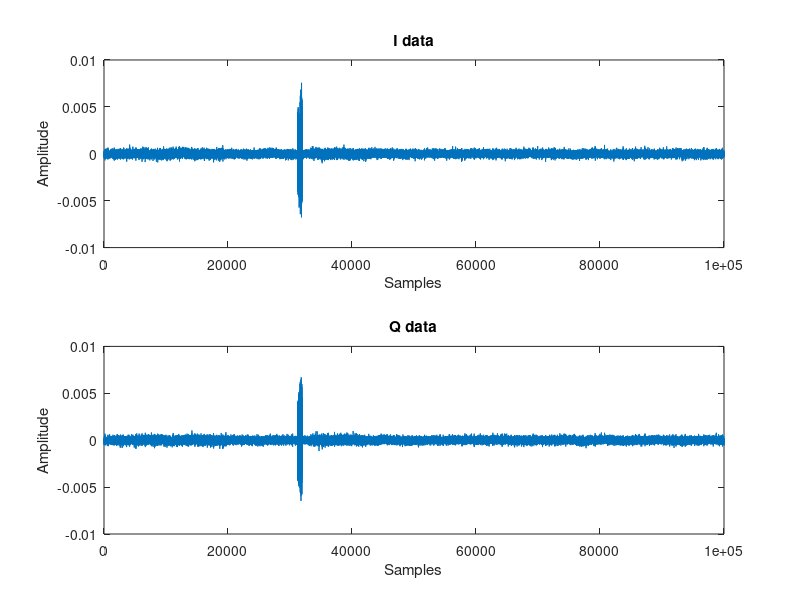
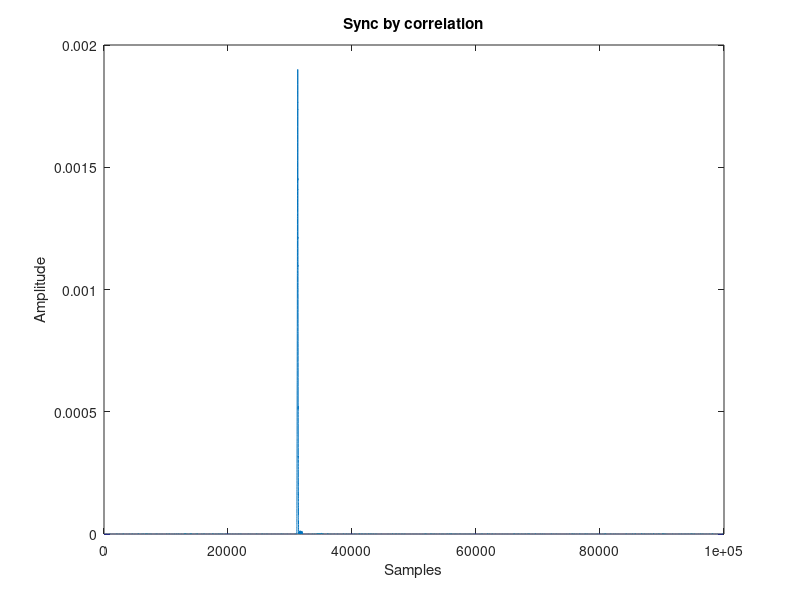
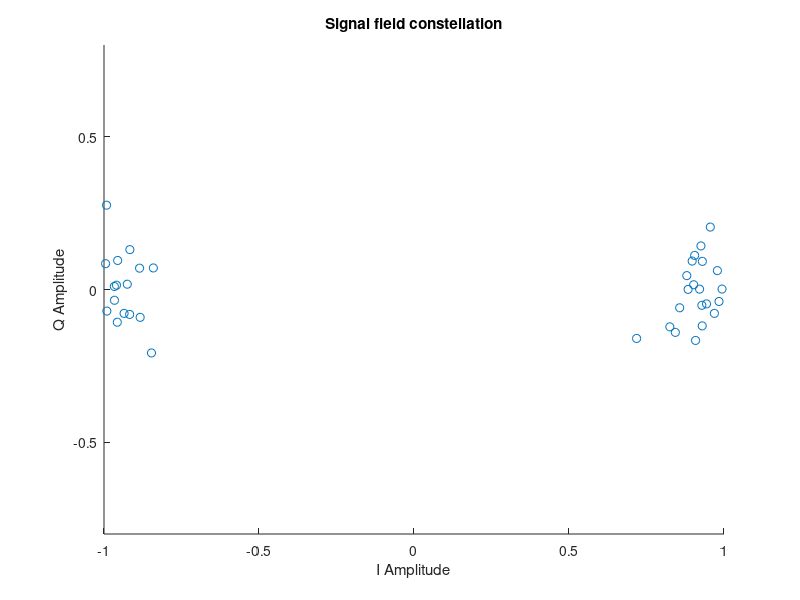

MATLAB code for these plots, in order: (Note: this script raises an error after producing the figures.)
clear all,
%I = load('I_OFDM1.txt').';
%Q = load('Q_OFDM1.txt').';
I = load('Real.txt').';
Q = load('Imag.txt').';
figure(1),subplot(2,1,1),plot(I),title('I data'),xlabel('Samples'),ylabel('Amplitude');
hold on, subplot(2,1,2),plot(Q),title('Q data'),xlabel('Samples'),ylabel('Amplitude');
Y = I + sqrt(-1)*Q;
fs = 20*10^6;
Ts = 1/fs; %duration
%sync by using ST
STLength = 20*8; %short training
J = zeros(1,length(Y)-STLength+1);
R = zeros(1,length(Y)-STLength+1);
M = zeros(1,length(Y)-STLength+1);
for l = 0:length(Y)-STLength
    r1 = Y(l+1:l+144);
    r2 = Y(l+17:l+160);
    r3 = Y(l+1:l+160);
    J(l+1) = sum(conj(r1).*(r2));
    R(l+1) = sum(abs(r3).^2);
    M(l+1)=(abs(J(l+1)).^2)/R(l+1);
end
[mx,idx] = max(abs(M));
Cor = abs(M);
figure(2),plot(Cor),title('Sync by correlation'),xlabel('Samples'),ylabel('Amplitude');%correlation output
%CFO by using LT
GILength = 20*1.6; %GI
LTLength = 20*(8-1.6); %long training
r4 = Y(idx+192+64:idx+192+64+63);
r5 = Y(idx+192:idx+192+63);
Ylong = sum((r4).*conj(r5));
CFO = angle(Ylong)*fs/(pi*128);
YCFO=exp(-1*sqrt(-1)*2*pi*CFO*Ts*(0:(length(Y)-1))) .*Y; %CFO Correction data
%channel estimation 
ylt1 = YCFO(idx+192:idx+192+63); %rec long training 1 seq
ylt2 = YCFO(idx+192+64:idx+192+64+63); %rec long training 2 seq
%FFT to freq domain
YLT1 = fft(ylt1);
YLT2 = fft(ylt2);
%removing padding
l_YLT1 = YLT1(2:27);
u_YLT1 = YLT1(39:64);
YLT1_Rm = [l_YLT1,u_YLT1];
l_YLT2 = YLT2(2:27);
u_YLT2 = YLT2(39:64);
YLT2_Rm = [l_YLT2,u_YLT2];
Xlt_minus = [1,1,-1,-1,1,1,-1,1,-1,1,1,1,1,1,1,-1,-1,1,1,-1,1,-1,1,1,1,1];
Xlt_plus = [1,-1,-1,1,1,-1,1,-1,1,-1,-1,-1,-1,-1,1,1,-1,-1,1,-1,1,-1,1,1,1,1]; %long traing seq
Xlt = [Xlt_plus,Xlt_minus];
Hls = 0.5*1./Xlt.*(YLT1_Rm+YLT2_Rm);
%signal field
Y_Sig = YCFO(idx+160*2+16:idx+160*2+16+63);
FFT_YSig = fft(Y_Sig);
%removing padding
l_FFT_YSig = FFT_YSig(2:27);
u_FFT_YSig = FFT_YSig(39:64);
FFT_YSig_RmPd = [l_FFT_YSig,u_FFT_YSig];
%channel equalization
YSig_uncomp = FFT_YSig_RmPd./Hls;
%pilots (+-7,+-21)
Pilot_Seq = [1,-1,1,1];
idx_Pilots = [7,21,32,46];
Y_OFDM_comp = YSig_uncomp(idx_Pilots)./Pilot_Seq;
Y_OFDM_comp = Y_OFDM_comp./abs(Y_OFDM_comp);
YSig_comp_avg = mean(Y_OFDM_comp);
YSig_res_comp = YSig_uncomp*conj(YSig_comp_avg);
figure(3),scatter(real(YSig_res_comp),imag(YSig_res_comp)),title('Signal field constellation'),xlabel('I Amplitude'),ylabel('Q Amplitude'); 
axis([-1,1,-0.8,0.8]);%constellation
%demodulate signal field with BPSK
%remove pilots
YSig_res_comp(idx_Pilots)=[];
idx_bpsk1 = find(real(YSig_res_comp)>=0);
idx_bpsk0 = find(real(YSig_res_comp)<0);
YSig_res_comp(idx_bpsk1)=1;
YSig_res_comp(idx_bpsk0)=0;
YSig_res_comp = [YSig_res_comp(25:end),YSig_res_comp(1:24)];
%deinterleaving
N = length(YSig_res_comp);
s = 1;
j = 0:N-1;
i = s*floor(j/s)+mod((j+floor(16*j/N)),s);
k = 16*i-(N-1)*floor(16*i/N);%index
[B,I] = sort(k);
m = 1:N-1;
YSig_deinterlv = zeros(1,N);
YSig_deinterlv(m) = YSig_res_comp(I(m));
%viterbi decoding
trellis = poly2trellis(7,[133,171]);
YSig_bits = vitdec(YSig_deinterlv,trellis,24,'term','hard');
RATE = YSig_bits(1:4);%rate
LENGTH = YSig_bits(6:17);%length
Signal_Tail = YSig_bits(19:end);%tail 6'0'
if Signal_Tail ~= zeros(1,6)
   disp('signal field does not match');
elseif RATE == [1,1,0,1]
   disp('BPSK with 1/2 coding rate');
   disp(['OFDM length (octets): ',num2str(bi2de(LENGTH))]);
   ModSchm = 1;
   CodRate = 1/2;
   NBPSC = 1;
   NCBPS = 48;
   NDBPS = NCBPS*CodRate;
elseif RATE == [1,1,1,1]
   disp('BPSK with 3/4 coding rate');
   disp(['OFDM length (octets): ',num2str(bi2de(LENGTH))]); 
   ModSchm = 1;
   CodRate = 3/4;
   NBPSC = 1;
   NCBPS = 48;
   NDBPS = NCBPS*CodRate;
elseif RATE == [0,1,0,1]
   disp('QPSK with 1/2 coding rate');
   disp(['OFDM length (octets): ',num2str(bi2de(LENGTH))]); 
   ModSchm = 2;
   CodRate = 1/2;
   NBPSC = 2;
   NCBPS = 96;
   NDBPS = NCBPS*CodRate;
elseif RATE == [0,1,1,1]
   disp('QPSK with 3/4 coding rate');
   disp(['OFDM length (octets): ',num2str(bi2de(LENGTH))]);
   ModSchm = 2;
   CodRate = 3/4;
   NBPSC = 2;
   NCBPS = 96;
   NDBPS = NCBPS*CodRate;
elseif RATE == [1,0,0,1]
   disp('16QAM with 1/2 coding rate');
   disp(['OFDM length (octets): ',num2str(bi2de(LENGTH))]); 
   ModSchm = 3;
   CodRate = 1/2;
   NBPSC = 4;
   NCBPS = 192;
   NDBPS = NCBPS*CodRate;
elseif RATE == [1,0,1,1]
   disp('16QAM with 3/4 coding rate');
   disp(['OFDM length (octets): ',num2str(bi2de(LENGTH))]); 
   ModSchm = 3;
   CodRate = 3/4;
   NBPSC = 4;
   NCBPS = 192;
   NDBPS = NCBPS*CodRate;
elseif RATE == [0,0,0,1]
   disp('64QAM with 2/3 coding rate');
   disp(['OFDM length (octets): ',num2str(bi2de(LENGTH))]); 
   ModSchm = 4;
   CodRate = 2/3;
   NBPSC = 6;
   NCBPS = 288;
   NDBPS = NCBPS*CodRate;
elseif RATE == [0,0,1,1]
   disp('64QAM with 3/4 coding rate');
   disp(['OFDM length (octets): ',num2str(bi2de(LENGTH))]);
   ModSchm = 4;
   CodRate = 3/4;
   NBPSC = 6;
   NCBPS = 288;
   NDBPS = NCBPS*CodRate;
else
    disp('no match scheme');
end
%Data field
N_Oct = bi2de(LENGTH);%no of octets
N_PSDUbits = 8*N_Oct;%no of message bits
N_OFDM = ceil((N_PSDUbits+22)/NDBPS);%no of OFDM blocks
Y_OFDMData = YCFO(idx+160*2+80:idx+160*2+80+80*N_OFDM-1);
%fft 
Y_OFDMData = reshape(Y_OFDMData,[80,N_OFDM]);
%remove GI
Y_OFDMData(1:16,:) = [];
Y_OFDMDATA = fft((Y_OFDMData));
%remove padding
l_YOFDM = Y_OFDMDATA(2:27,:);
u_YOFDM = Y_OFDMDATA(39:64,:);
Y_OFDM_Rm = [l_YOFDM;u_YOFDM];
Y_OFDM_uncomp = Y_OFDM_Rm./Hls.';
figure(4),plot(Y_OFDM_uncomp(:),'o'),title('OFDM Data constellation'),xlabel('I Amplitude'),ylabel('Q Amplitude'); 
%pilots (+-7,+-21)
Pilot_SeqBase = [1,-1,1,1].';
%58 ofdm blocks correspond to 58 polarities
Pilot_polarity = [1,1,1,-1,-1,-1,1,-1,-1,-1,-1,1,1,-1,1,-1,-1,1,1,-1,1,1,-1,1,1,1,1,1,1,-1,1,1,1,-1,1,1,-1,-1,1,1,1,-1,1,-1,-1,-1,1,-1,1,-1,-1,1,-1,-1,1,1,1,1];
Pilot_OFDM = zeros(4,N_OFDM);
for i = 1:N_OFDM
    Pilot_OFDM(:,i) = Pilot_SeqBase.*Pilot_polarity(i);
end
idx_Pilots = [7,21,32,46];
%residual compensation
Y_OFDM_comp = Y_OFDM_uncomp(idx_Pilots,:)./Pilot_OFDM;
Y_OFDM_comp = Y_OFDM_comp./abs(Y_OFDM_comp);
Y_OFDM_comp_avg = mean(Y_OFDM_comp);
Y_OFDM_res_comp = Y_OFDM_uncomp.*repmat(conj(Y_OFDM_comp_avg),52,1);
%remove pilots
Y_OFDM_res_comp(idx_Pilots,:)=[];
Y_OFDM_res_comp = [Y_OFDM_res_comp(25:end,:);Y_OFDM_res_comp(1:24,:)];
figure(5),plot(Y_OFDM_res_comp(:),'o'),title('OFDM Data constellation'),xlabel('I Amplitude'),ylabel('Q Amplitude'); 
%demodulate (1:BPSK,2:QPSK,3:16QAM,4:64QAM)
switch ModSchm
    case 1 %BPSK
        idx_bpsk1 = find(real(Y_OFDM_res_comp)>=0);
        idx_bpsk0 = find(real(Y_OFDM_res_comp)<0);
        Y_OFDM_res_comp(idx_bpsk1)=1;
        Y_OFDM_res_comp(idx_bpsk0)=0;
    case 2 %QPSK
        p01 = [-1,1];
        p11 = [1,1];
        p00 = [-1,-1];
        p10 = [1,-1];
        p_QPSK = [p01;p11;p00;p10];
        bit_QPSK = [0,1;1,1;0,0;1,0];
        Y_OFDM_demo = [];
         for i = 1:N_OFDM %ofdm index
            for k = 1:48 %subcarrier index
                p_OFDM = [real(Y_OFDM_res_comp(k,i)),imag(Y_OFDM_res_comp(k,i))]./(1/sqrt(2));
                for j = 1:4
                    dist(j) = norm(p_OFDM-p_QPSK(j,:));
                end
                [mindist,minidx] = min(dist);
                Y_OFDM_demo1 = bit_QPSK(minidx,:);
                Y_OFDM_demo = [Y_OFDM_demo,Y_OFDM_demo1];
            end
        end
    case 3 %16QAM
        p_16QAM = [-3,3;-1,3;-3,1;-1,1;1,3;3,3;1,1;3,1;-3,-1;-1,-1;-3,-3;-1,-3;1,-1;3,-1;1,-3;3,-3];
        bit_16QAM = [0,0,1,0;0,1,1,0;0,0,1,1;0,1,1,1;1,1,1,0;1,0,1,0;1,1,1,1;1,0,1,1;0,0,0,1;0,1,0,1;0,0,0,0;0,1,0,0;1,1,0,1;1,0,0,1;1,1,0,0;1,0,0,0];
        Y_OFDM_demo = [];
         for i = 1:N_OFDM %ofdm index
            for k = 1:48 %subcarrier index
                p_OFDM = [real(Y_OFDM_res_comp(k,i)),imag(Y_OFDM_res_comp(k,i))]./(1/sqrt(10));
                for j = 1:16
                    dist(j) = norm(p_OFDM-p_16QAM(j,:));
                end
                [mindist,minidx] = min(dist);
                Y_OFDM_demo1 = bit_16QAM(minidx,:);
                Y_OFDM_demo = [Y_OFDM_demo,Y_OFDM_demo1];
            end
         end
    case 4 %64QAM
        p_64QAM = [-7,7;-5,7;-3,7;-1,7;-7,5;-5,5;-3,5;-1,5;-7,3;-5,3;-3,3;-1,3;-7,1;-5,1;-3,1;-1,1;1,7;3,7;5,7;7,7;1,5;3,5;5,5;7,5;1,3;3,3;5,3;7,3;1,1;3,1;5,1;7,1;-7,-1;-5,-1;-3,-1;-1,-1;-7,-3;-5,-3;-3,-3;-1,-3;-7,-5;-5,-5;-3,-5;-1,-5;-7,-7;-5,-7;-3,-7;-1,-7;1,-1;3,-1;5,-1;7,-1;1,-3;3,-3;5,-3;7,-3;1,-5;3,-5;5,-5;7,-5;1,-7;3,-7;5,-7;7,-7];
        bit_64QAMup = [0,0,0,1,0,0;0,0,1,1,0,0;0,1,1,1,0,0;0,1,0,1,0,0;0,0,0,1,0,1;0,0,1,1,0,1;0,1,1,1,0,1;0,1,0,1,0,1;0,0,0,1,1,1;0,0,1,1,1,1;0,1,1,1,1,1;0,1,0,1,1,1;0,0,0,1,1,0;0,0,1,1,1,0;0,1,1,1,1,0;0,1,0,1,1,0;1,1,0,1,0,0;1,1,1,1,0,0;1,0,1,1,0,0;1,0,0,1,0,0;1,1,0,1,0,1;1,1,1,1,0,1;1,0,1,1,0,1;1,0,0,1,0,1;1,1,0,1,1,1;1,1,1,1,1,1;1,0,1,1,1,1;1,0,0,1,1,1;1,1,0,1,1,0;1,1,1,1,1,0;1,0,1,1,1,0;1,0,0,1,1,0;];
        bit_64QAMdown = [0,0,0,0,1,0;0,0,1,0,1,0;0,1,1,0,1,0;0,1,0,0,1,0;0,0,0,0,1,1;0,0,1,0,1,1;0,1,1,0,1,1;0,1,0,0,1,1;0,0,0,0,0,1;0,0,1,0,0,1;0,1,1,0,0,1;0,1,0,0,0,1;0,0,0,0,0,0;0,0,1,0,0,0;0,1,1,0,0,0;0,1,0,0,0,0;1,1,0,0,1,0;1,1,1,0,1,0;1,0,1,0,1,0;1,0,0,0,1,0;1,1,0,0,1,1;1,1,1,0,1,1,;1,0,1,0,1,1;1,0,0,0,1,1;1,1,0,0,0,1;1,1,1,0,0,1;1,0,1,0,0,1;1,0,0,0,0,1;1,1,0,0,0,0;1,1,1,0,0,0;1,0,1,0,0,0;1,0,0,0,0,0];
        bit_64QAM = [bit_64QAMup;bit_64QAMdown];
        Y_OFDM_demo = [];
         for i = 1:N_OFDM %ofdm index
            for k = 1:48 %subcarrier index
                p_OFDM = [real(Y_OFDM_res_comp(k,i)),imag(Y_OFDM_res_comp(k,i))]./(1/sqrt(42));
                for j = 1:64
                    dist(j) = norm(p_OFDM-p_64QAM(j,:));
                end
                [mindist,minidx] = min(dist);
                Y_OFDM_demo1 = bit_64QAM(minidx,:);
                Y_OFDM_demo = [Y_OFDM_demo,Y_OFDM_demo1];
            end
         end
end
Y_OFDM_demo = reshape(Y_OFDM_demo,[NCBPS,N_OFDM]);
%deinterleaving
Y_OFDM_deinterlv = [];
s1 = max(NBPSC/2,1);
j = 0:NCBPS-1;
i = s1*floor(j/s1)+mod((j+floor(16*j/NCBPS)),s1);
k = 16*i-(NCBPS-1)*floor(16*i/NCBPS);%index
[B1,I1] = sort(k);
for a = 1:N_OFDM
    m = 1:NCBPS;
    Y_OFDM_deinterlv1(m) = Y_OFDM_demo(I1(m),a);
    Y_OFDM_deinterlv = [Y_OFDM_deinterlv;Y_OFDM_deinterlv1];
end
%viterbi decoding
Y_OFDM_vit =[];
TBlength = NDBPS;
switch CodRate %puncturing pattern
    case 1/2
        puncpat = [1;1];
    case 2/3
        puncpat = [1;1;1;0];
    case 3/4
        puncpat = [1;1;1;0;0;1];
end
trellis_data = poly2trellis(7,[133,171]);
for b = 1:N_OFDM
    Y_OFDM_bits1 = vitdec(Y_OFDM_deinterlv(b,:),trellis_data,TBlength,'term','hard',puncpat);
    Y_OFDM_vit = [Y_OFDM_vit,Y_OFDM_bits1];
end
%discrambling
%find where to start
initial_state = Y_OFDM_vit(1:7);
scrambler_pattern= [0,0,0,0,1,1,1,0,1,1,1,1,0,0,1,0,1,1,0,0,1,0,0,1,0,0,0,0,0,0,1,0,0,0,1,0,0,1,1,0,0,0,1,0,1,1,1,0,1,0,1,1,0,1,1,0,0,0,0,0,1,1,0,0,1,1,0,1,0,1,0,0,1,1,1,0,0,1,1,1,1,0,1,1,0,1,0,0,0,0,1,0,1,0,1,0,1,1,1,1,1,0,1,0,0,1,0,1,0,0,0,1,1,0,1,1,1,0,0,0,1,1,1,1,1,1,1];
diffSize = length(scrambler_pattern)-length(initial_state);
match = zeros(1,diffSize);
for i = 1:diffSize
    match(i) = all(scrambler_pattern(i:i-1+length(initial_state))==initial_state);
end
match_idx = find(match==1);
%reordered scrambler
if match_idx ~= 1
    scrambler = [scrambler_pattern(match_idx:end),scrambler_pattern(1:match_idx-1)];
else
    scrambler = scrambler_pattern;
end
Len_bits = length(Y_OFDM_vit);
N_scrambler = floor(Len_bits/127);
scrambler_bits = repmat(scrambler,1,N_scrambler);
Left_bits = Len_bits - length(scrambler_bits);
scrambler_bits = [scrambler_bits,scrambler_bits(1:Left_bits)];
OFDM_bits = xor(scrambler_bits,Y_OFDM_vit);
OFDM_bits = double(OFDM_bits);
%string form for later hex conversion
OFDM_bits_char = [];
for i = 1:length(OFDM_bits)
    OFDM_bits_char1 = num2str(OFDM_bits(i));
    OFDM_bits_char = [OFDM_bits_char OFDM_bits_char1];
end
%mac layer
%service bits
service_bits = OFDM_bits(1:16);
%frame control
frame_control1 = OFDM_bits_char(17:17+2*8-1);
TYPE = fliplr(frame_control1(3:4));
subTYPE = fliplr(frame_control1(5:8));
frame_control = bi2hex(frame_control1);
disp(['Frame control: ',frame_control]);
disp(['TYPE: ',TYPE]);
disp(['subTYPE: ',subTYPE]);
%duration
Duration1 = OFDM_bits_char(33:33+8*2-1);
Duration = bi2hex(Duration1);
disp(['Duration: ',Duration]);
%Receiver addr
RecAddr1 = OFDM_bits_char(49:49+6*8-1);
RecAddr = bi2hex(RecAddr1);
disp(['Receiver addr.: ',RecAddr]);
%Transmitter addr
TransAddr1 = OFDM_bits_char(97:97+6*8-1);
TransAddr = bi2hex(TransAddr1);
disp(['Transmitter addr.: ',TransAddr]);
%Destination addr
DestAddr1 = OFDM_bits_char(145:145+6*8-1);
DestAddr = bi2hex(DestAddr1);
disp(['Destination addr.: ',DestAddr]);
%Sequence control
SeqCtl1 = OFDM_bits_char(193:193+2*8-1);
SeqCtl = bi2hex(SeqCtl1);
disp(['Sequence control: ',SeqCtl]);
%=====binary to hex===============
function output = bi2hex(array)
    bit_length = length(array);
    Num_hex = bit_length/4;
    around_hex = floor(Num_hex);
    left_hex = Num_hex-around_hex;
    while left_hex > 0
        array = ['0' array];
        bit_length = length(array);
        Num_hex = bit_length/4;
        around_hex = floor(Num_hex);
        left_hex = Num_hex-around_hex;
    end
    Num_hex = length(array)/4;
    HEX = {'0','1','2','3','4','5','6','7','8','9','A','B','C','D','E','F'};
    HexStr = [];
    for w = 1:Num_hex
        P = (w*4)-3;
        word = array(P:P+3);
        Dec = bin2dec(word);
        Hex = HEX{Dec+1};
        HexStr = [HexStr Hex];
    end
    Hex_length = length(HexStr);
    
    output = HexStr;
end



